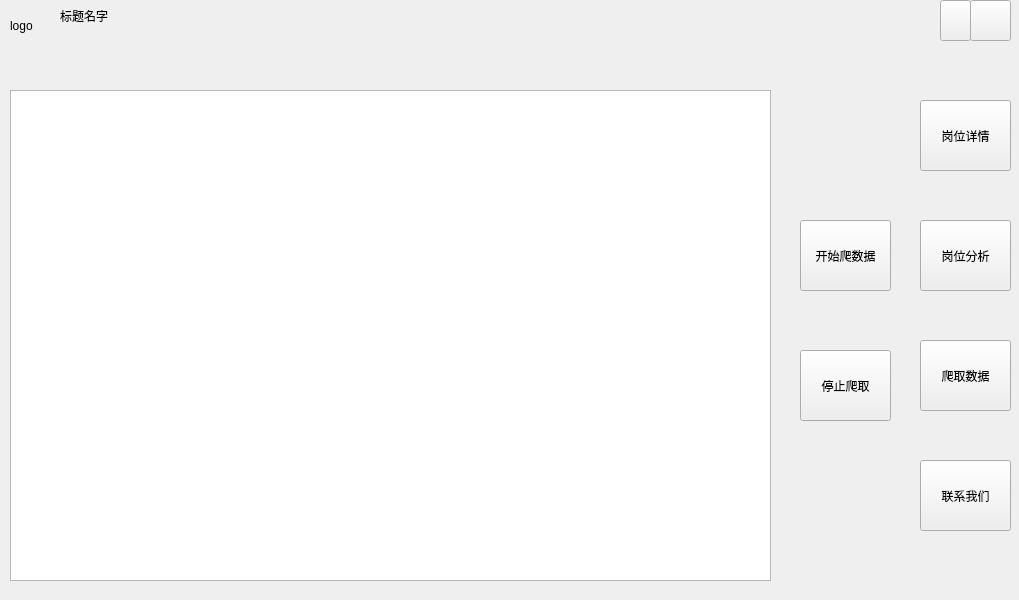
<?xml version="1.0" encoding="UTF-8"?>
<ui version="4.0">
 <class>Form</class>
 <widget class="QWidget" name="Form">
  <property name="geometry">
   <rect>
    <x>0</x>
    <y>0</y>
    <width>1019</width>
    <height>600</height>
   </rect>
  </property>
  <property name="windowTitle">
   <string>Form</string>
  </property>
  <widget class="QStackedWidget" name="stackedWidget">
   <property name="enabled">
    <bool>true</bool>
   </property>
   <property name="geometry">
    <rect>
     <x>0</x>
     <y>30</y>
     <width>911</width>
     <height>571</height>
    </rect>
   </property>
   <property name="autoFillBackground">
    <bool>false</bool>
   </property>
   <property name="currentIndex">
    <number>2</number>
   </property>
   <widget class="QWidget" name="stackedWidgetPage1">
    <widget class="QComboBox" name="cmbx_job_type">
     <property name="geometry">
      <rect>
       <x>750</x>
       <y>10</y>
       <width>131</width>
       <height>31</height>
      </rect>
     </property>
    </widget>
    <widget class="QLineEdit" name="ledit_search">
     <property name="geometry">
      <rect>
       <x>500</x>
       <y>10</y>
       <width>131</width>
       <height>31</height>
      </rect>
     </property>
    </widget>
    <widget class="QComboBox" name="cmbx_search_item_widget1">
     <property name="geometry">
      <rect>
       <x>330</x>
       <y>10</y>
       <width>141</width>
       <height>31</height>
      </rect>
     </property>
    </widget>
    <widget class="QLabel" name="label_job_type_num">
     <property name="geometry">
      <rect>
       <x>100</x>
       <y>10</y>
       <width>81</width>
       <height>31</height>
      </rect>
     </property>
     <property name="text">
      <string>岗位数量：</string>
     </property>
    </widget>
    <widget class="QLineEdit" name="ledit_position_count_widget1">
     <property name="geometry">
      <rect>
       <x>190</x>
       <y>10</y>
       <width>121</width>
       <height>31</height>
      </rect>
     </property>
    </widget>
    <widget class="QTableView" name="tbl_job_details">
     <property name="enabled">
      <bool>true</bool>
     </property>
     <property name="geometry">
      <rect>
       <x>0</x>
       <y>50</y>
       <width>881</width>
       <height>521</height>
      </rect>
     </property>
     <property name="editTriggers">
      <set>QAbstractItemView::DoubleClicked</set>
     </property>
    </widget>
    <widget class="QToolButton" name="tool_btn_search">
     <property name="geometry">
      <rect>
       <x>650</x>
       <y>10</y>
       <width>81</width>
       <height>31</height>
      </rect>
     </property>
     <property name="text">
      <string/>
     </property>
     <property name="toolButtonStyle">
      <enum>Qt::ToolButtonIconOnly</enum>
     </property>
    </widget>
    <zorder>cmbx_job_type</zorder>
    <zorder>ledit_search</zorder>
    <zorder>cmbx_search_item_widget1</zorder>
    <zorder>label_job_type_num</zorder>
    <zorder>ledit_position_count_widget1</zorder>
    <zorder>tbl_job_details</zorder>
    <zorder>tool_btn_search</zorder>
    <zorder>label_connect_network</zorder>
   </widget>
   <widget class="QWidget" name="stackedWidgetPage2">
    <widget class="QComboBox" name="cmbx_analysis_type">
     <property name="geometry">
      <rect>
       <x>640</x>
       <y>10</y>
       <width>131</width>
       <height>27</height>
      </rect>
     </property>
    </widget>
    <widget class="QTableView" name="tbl_anaysis_result">
     <property name="geometry">
      <rect>
       <x>0</x>
       <y>50</y>
       <width>631</width>
       <height>521</height>
      </rect>
     </property>
    </widget>
    <widget class="QLineEdit" name="ledit_the_former">
     <property name="geometry">
      <rect>
       <x>730</x>
       <y>100</y>
       <width>161</width>
       <height>27</height>
      </rect>
     </property>
    </widget>
    <widget class="QPushButton" name="btn_the_course_or_workplace_search_widget2">
     <property name="geometry">
      <rect>
       <x>750</x>
       <y>310</y>
       <width>111</width>
       <height>27</height>
      </rect>
     </property>
     <property name="text">
      <string>搜索课程/地点</string>
     </property>
    </widget>
    <widget class="QLineEdit" name="ledit_the_latter">
     <property name="geometry">
      <rect>
       <x>730</x>
       <y>150</y>
       <width>161</width>
       <height>27</height>
      </rect>
     </property>
    </widget>
    <widget class="QLabel" name="lbl_search_former">
     <property name="geometry">
      <rect>
       <x>650</x>
       <y>96</y>
       <width>71</width>
       <height>31</height>
      </rect>
     </property>
     <property name="text">
      <string>搜索前项</string>
     </property>
    </widget>
    <widget class="QLabel" name="lbl_search_latter">
     <property name="geometry">
      <rect>
       <x>650</x>
       <y>150</y>
       <width>71</width>
       <height>31</height>
      </rect>
     </property>
     <property name="text">
      <string>搜索后项</string>
     </property>
    </widget>
    <widget class="QComboBox" name="cmbx_job_type_in_analysis">
     <property name="geometry">
      <rect>
       <x>780</x>
       <y>10</y>
       <width>131</width>
       <height>27</height>
      </rect>
     </property>
    </widget>
    <widget class="QLabel" name="label_job_type_num_widget2">
     <property name="geometry">
      <rect>
       <x>140</x>
       <y>10</y>
       <width>71</width>
       <height>31</height>
      </rect>
     </property>
     <property name="text">
      <string>岗位数量：</string>
     </property>
    </widget>
    <widget class="QLineEdit" name="ledit_position_count_widget2">
     <property name="geometry">
      <rect>
       <x>220</x>
       <y>10</y>
       <width>131</width>
       <height>31</height>
      </rect>
     </property>
    </widget>
    <widget class="QLabel" name="label_job_analysis_num_widget2">
     <property name="geometry">
      <rect>
       <x>380</x>
       <y>10</y>
       <width>71</width>
       <height>31</height>
      </rect>
     </property>
     <property name="text">
      <string>结果数量：</string>
     </property>
    </widget>
    <widget class="QLineEdit" name="ledit_analysis_result_count_widget2">
     <property name="geometry">
      <rect>
       <x>470</x>
       <y>10</y>
       <width>131</width>
       <height>31</height>
      </rect>
     </property>
    </widget>
    <widget class="QLabel" name="lbl_search_course_or_workplace_widget2">
     <property name="geometry">
      <rect>
       <x>650</x>
       <y>260</y>
       <width>71</width>
       <height>31</height>
      </rect>
     </property>
     <property name="text">
      <string>课程/地点</string>
     </property>
    </widget>
    <widget class="QLineEdit" name="ledit_course_or_workplace_widget2">
     <property name="geometry">
      <rect>
       <x>730</x>
       <y>260</y>
       <width>161</width>
       <height>27</height>
      </rect>
     </property>
    </widget>
    <widget class="QPushButton" name="btn_the_course_search_widget2">
     <property name="geometry">
      <rect>
       <x>750</x>
       <y>200</y>
       <width>111</width>
       <height>27</height>
      </rect>
     </property>
     <property name="text">
      <string>搜    索</string>
     </property>
    </widget>
    <widget class="QComboBox" name="cmbx_support">
     <property name="geometry">
      <rect>
       <x>710</x>
       <y>380</y>
       <width>81</width>
       <height>27</height>
      </rect>
     </property>
    </widget>
    <widget class="QLabel" name="label_support">
     <property name="geometry">
      <rect>
       <x>650</x>
       <y>380</y>
       <width>66</width>
       <height>17</height>
      </rect>
     </property>
     <property name="text">
      <string>支持度</string>
     </property>
    </widget>
    <widget class="QLabel" name="label_confidence">
     <property name="geometry">
      <rect>
       <x>650</x>
       <y>430</y>
       <width>66</width>
       <height>17</height>
      </rect>
     </property>
     <property name="text">
      <string>置信度</string>
     </property>
    </widget>
    <widget class="QComboBox" name="cmbx_confidence">
     <property name="geometry">
      <rect>
       <x>710</x>
       <y>430</y>
       <width>81</width>
       <height>27</height>
      </rect>
     </property>
    </widget>
    <widget class="QLineEdit" name="ledit_support">
     <property name="geometry">
      <rect>
       <x>790</x>
       <y>380</y>
       <width>111</width>
       <height>27</height>
      </rect>
     </property>
    </widget>
    <widget class="QLineEdit" name="ledit_confidence">
     <property name="geometry">
      <rect>
       <x>790</x>
       <y>430</y>
       <width>111</width>
       <height>27</height>
      </rect>
     </property>
    </widget>
    <widget class="QPushButton" name="btn_modify_support_and_confidence">
     <property name="geometry">
      <rect>
       <x>750</x>
       <y>480</y>
       <width>111</width>
       <height>27</height>
      </rect>
     </property>
     <property name="text">
      <string>搜索课程/地点</string>
     </property>
    </widget>
   </widget>
   <widget class="QWidget" name="stackedWidgetPage3">
    <widget class="QToolButton" name="stop_crawler_job_button">
     <property name="geometry">
      <rect>
       <x>800</x>
       <y>320</y>
       <width>91</width>
       <height>71</height>
      </rect>
     </property>
     <property name="text">
      <string>停止爬取</string>
     </property>
     <property name="toolButtonStyle">
      <enum>Qt::ToolButtonIconOnly</enum>
     </property>
    </widget>
    <widget class="QToolButton" name="start_crawler_job_button">
     <property name="geometry">
      <rect>
       <x>800</x>
       <y>190</y>
       <width>91</width>
       <height>71</height>
      </rect>
     </property>
     <property name="text">
      <string>开始爬数据</string>
     </property>
     <property name="toolButtonStyle">
      <enum>Qt::ToolButtonIconOnly</enum>
     </property>
    </widget>
    <widget class="QListWidget" name="listWidget">
     <property name="geometry">
      <rect>
       <x>10</x>
       <y>60</y>
       <width>761</width>
       <height>491</height>
      </rect>
     </property>
    </widget>
   </widget>
   <widget class="QWidget" name="stackedWidgetPage4">
    <widget class="QTextBrowser" name="textBrowser">
     <property name="enabled">
      <bool>false</bool>
     </property>
     <property name="geometry">
      <rect>
       <x>240</x>
       <y>60</y>
       <width>471</width>
       <height>511</height>
      </rect>
     </property>
     <property name="autoFillBackground">
      <bool>true</bool>
     </property>
     <property name="html">
      <string>&lt;!DOCTYPE HTML PUBLIC &quot;-//W3C//DTD HTML 4.0//EN&quot; &quot;http://www.w3.org/TR/REC-html40/strict.dtd&quot;&gt;
&lt;html&gt;&lt;head&gt;&lt;meta name=&quot;qrichtext&quot; content=&quot;1&quot; /&gt;&lt;style type=&quot;text/css&quot;&gt;
p, li { white-space: pre-wrap; }
&lt;/style&gt;&lt;/head&gt;&lt;body style=&quot; font-family:'Ubuntu'; font-size:11pt; font-weight:400; font-style:normal;&quot;&gt;
&lt;p style=&quot; margin-top:0px; margin-bottom:0px; margin-left:0px; margin-right:0px; -qt-block-indent:0; text-indent:0px;&quot;&gt;有问题可以反馈给开开发者。开发者邮箱airlvchuan@sina.com。&lt;/p&gt;
&lt;p style=&quot;-qt-paragraph-type:empty; margin-top:0px; margin-bottom:0px; margin-left:0px; margin-right:0px; -qt-block-indent:0; text-indent:0px;&quot;&gt;&lt;br /&gt;&lt;/p&gt;
&lt;p style=&quot; margin-top:0px; margin-bottom:0px; margin-left:0px; margin-right:0px; -qt-block-indent:0; text-indent:0px;&quot;&gt;反馈问题的时候，请务必详细一点，可以把截图也发过来。谢谢您的反馈，感激不尽。&lt;/p&gt;&lt;/body&gt;&lt;/html&gt;</string>
     </property>
    </widget>
   </widget>
  </widget>
  <widget class="QLabel" name="label_logo">
   <property name="geometry">
    <rect>
     <x>10</x>
     <y>10</y>
     <width>31</width>
     <height>31</height>
    </rect>
   </property>
   <property name="text">
    <string>logo</string>
   </property>
  </widget>
  <widget class="QLabel" name="title_label">
   <property name="geometry">
    <rect>
     <x>60</x>
     <y>0</y>
     <width>221</width>
     <height>31</height>
    </rect>
   </property>
   <property name="text">
    <string>标题名字</string>
   </property>
  </widget>
  <widget class="QToolButton" name="minimize_button">
   <property name="geometry">
    <rect>
     <x>940</x>
     <y>0</y>
     <width>31</width>
     <height>41</height>
    </rect>
   </property>
   <property name="text">
    <string/>
   </property>
   <property name="toolButtonStyle">
    <enum>Qt::ToolButtonIconOnly</enum>
   </property>
  </widget>
  <widget class="QToolButton" name="close_button">
   <property name="geometry">
    <rect>
     <x>970</x>
     <y>0</y>
     <width>41</width>
     <height>41</height>
    </rect>
   </property>
   <property name="text">
    <string/>
   </property>
   <property name="toolButtonStyle">
    <enum>Qt::ToolButtonIconOnly</enum>
   </property>
  </widget>
  <widget class="QToolButton" name="crawler_job_button">
   <property name="geometry">
    <rect>
     <x>920</x>
     <y>340</y>
     <width>91</width>
     <height>71</height>
    </rect>
   </property>
   <property name="text">
    <string>爬取数据</string>
   </property>
   <property name="toolButtonStyle">
    <enum>Qt::ToolButtonIconOnly</enum>
   </property>
  </widget>
  <widget class="QToolButton" name="job_analysis_button">
   <property name="geometry">
    <rect>
     <x>920</x>
     <y>220</y>
     <width>91</width>
     <height>71</height>
    </rect>
   </property>
   <property name="text">
    <string>岗位分析</string>
   </property>
   <property name="toolButtonStyle">
    <enum>Qt::ToolButtonIconOnly</enum>
   </property>
  </widget>
  <widget class="QToolButton" name="connect_us_button">
   <property name="geometry">
    <rect>
     <x>920</x>
     <y>460</y>
     <width>91</width>
     <height>71</height>
    </rect>
   </property>
   <property name="text">
    <string>联系我们</string>
   </property>
   <property name="toolButtonStyle">
    <enum>Qt::ToolButtonIconOnly</enum>
   </property>
  </widget>
  <widget class="QToolButton" name="job_details_button">
   <property name="geometry">
    <rect>
     <x>920</x>
     <y>100</y>
     <width>91</width>
     <height>71</height>
    </rect>
   </property>
   <property name="text">
    <string>岗位详情</string>
   </property>
   <property name="toolButtonStyle">
    <enum>Qt::ToolButtonIconOnly</enum>
   </property>
  </widget>
  <widget class="QLabel" name="label_connect_network">
   <property name="geometry">
    <rect>
     <x>690</x>
     <y>0</y>
     <width>151</width>
     <height>21</height>
    </rect>
   </property>
   <property name="text">
    <string/>
   </property>
  </widget>
 </widget>
 <resources/>
 <connections/>
</ui>
